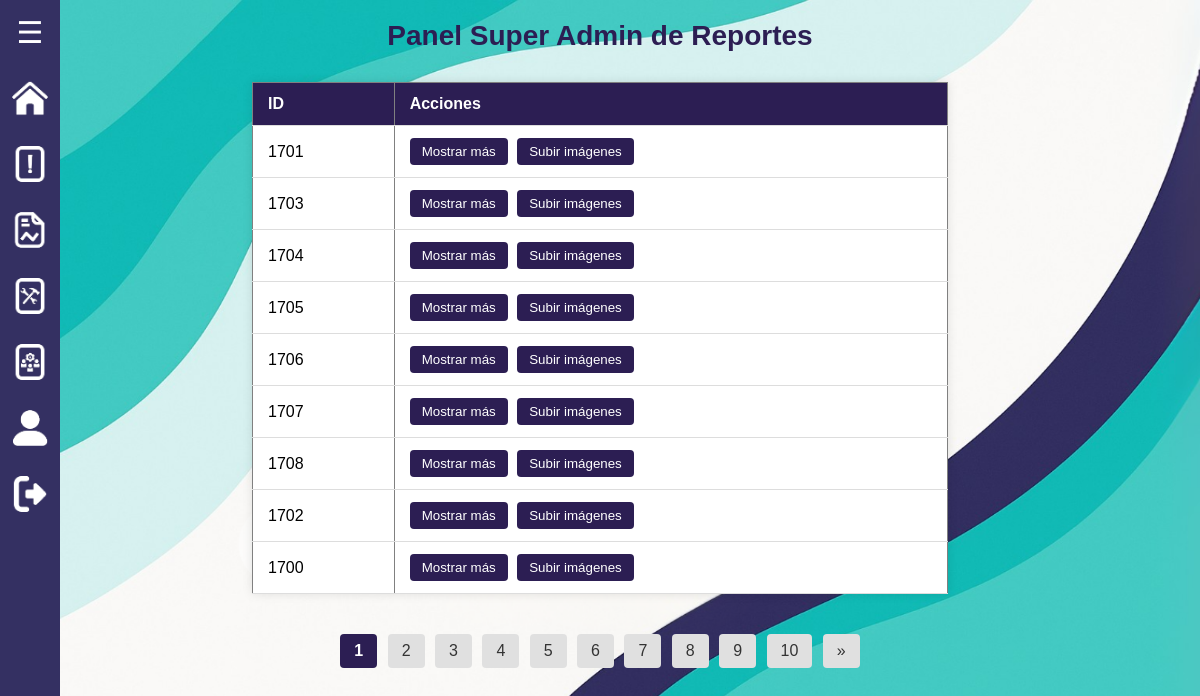
Before: /roles/administrador_reportes/super_admin.php (signed in) with the older database file.
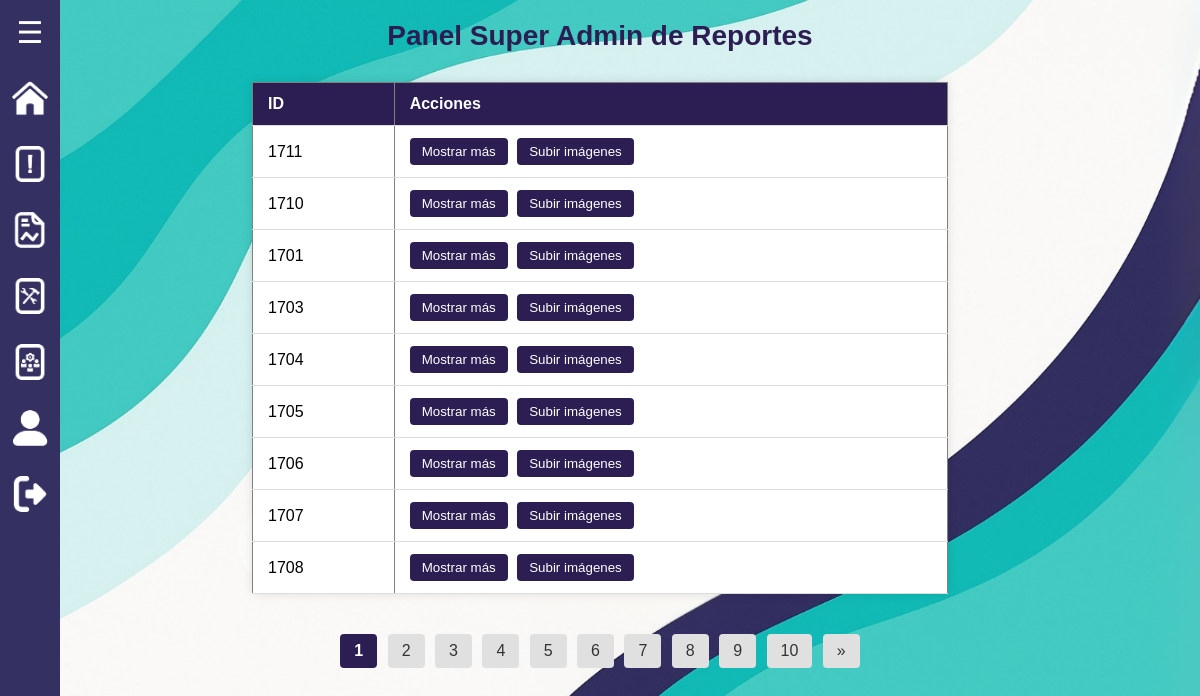
After: the same page with the newer database file.
### tables this page shows
CREATE TABLE `reportes` (
  `id` int(11) NOT NULL,
  `usuario_id` int(11) NOT NULL,
  `piso` int(11) NOT NULL,
  `habitacion` varchar(10) DEFAULT NULL,
  `reporte` text NOT NULL,
  `tipo_dano` varchar(255) NOT NULL,
  `fecha` timestamp NOT NULL DEFAULT current_timestamp(),
  `estado` varchar(50) DEFAULT 'Ingresada',
  `respuesta` text DEFAULT NULL,
  `fecha_creacion` datetime DEFAULT current_timestamp(),
  `fecha_respuesta` datetime DEFAULT NULL,
  `imagen_antes` longblob DEFAULT NULL,
  `imagen_despues` longblob DEFAULT NULL,
  `respondido_por` int(11) DEFAULT NULL
);

### roles/administrador_reportes/super_admin.php (the view, shortened to what this page needs)
<?php
require '../../php/conexion_be.php';
$porPagina = 9;
$pagina = isset($_GET['pagina']) ? (int)$_GET['pagina'] : 1;
$inicio = ($pagina - 1) * $porPagina;
$total = $conexion->query("SELECT COUNT(*) as total FROM reportes")->fetch_assoc()['total'];
$paginasTotales = ceil($total / $porPagina);
$resultado = $conexion->query("SELECT id, reporte FROM reportes ORDER BY fecha_creacion DESC LIMIT $inicio, $porPagina");
$bloque = 10;
$bloqueActual = ceil($pagina / $bloque);
$inicioBloque = ($bloqueActual - 1) * $bloque + 1;
$finBloque = min($inicioBloque + $bloque - 1, $paginasTotales);
?>
<!DOCTYPE html>
<html lang="es">
<head>
    <link rel="stylesheet" href="../../css/estilos.css">
    <link rel="stylesheet" href="../../css/super_admin.css">
</head>
<body>
    <?php include '../../menu_lateral/menu2.php'; ?>
    <h1>Panel Super Admin de Reportes</h1>
    <table border="1" cellpadding="10">
        <thead>
            <tr>
                <th>ID</th>
                <th>Acciones</th>
            </tr>
        </thead>
        <tbody>
            <?php while ($reporte = $resultado->fetch_assoc()): ?>
                <tr>
                    <td><?= $reporte['id'] ?></td>
                    <td>
                        <button onclick="mostrarContexto(<?= $reporte['id'] ?>)">Mostrar más</button>
                        <button onclick="abrirFormulario(<?= $reporte['id'] ?>)">Subir imágenes</button>
                    </td>
                </tr>
            <?php endwhile; ?>
        </tbody>
    </table>
<div class="paginacion">
    <?php for ($i = $inicioBloque; $i <= $finBloque; $i++): ?>
        <a href="?pagina=<?= $i ?>" class="<?= $i == $pagina ? 'activo' : '' ?>"><?= $i ?></a>
    <?php endfor; ?>
    <?php if ($finBloque < $paginasTotales): ?>
        <a href="?pagina=<?= $finBloque + 1 ?>">»</a>
    <?php endif; ?>
</div>
</body>
</html>

Changed rows visible on the page:
no longer on this page (row unchanged): reportes: id "1702"
no longer on this page (row unchanged): reportes: id "1700"
added reportes: id "1711"
added reportes: id "1710"
